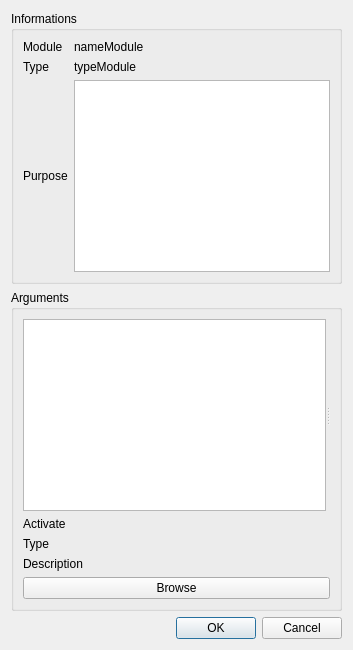
<?xml version="1.0" encoding="UTF-8"?>
<ui version="4.0">
 <class>applyModule</class>
 <widget class="QDialog" name="applyModule">
  <property name="sizePolicy">
   <sizepolicy hsizetype="Expanding" vsizetype="Expanding">
    <horstretch>0</horstretch>
    <verstretch>0</verstretch>
   </sizepolicy>
  </property>
  <property name="windowTitle">
   <string>Apply module</string>
  </property>
  <layout class="QVBoxLayout" name="verticalLayout">
   <item>
    <widget class="QGroupBox" name="infoContainer">
     <property name="title">
      <string>Informations</string>
     </property>
     <layout class="QGridLayout" name="gridLayout">
      <item row="0" column="0">
       <widget class="QLabel" name="label">
        <property name="text">
         <string>Module</string>
        </property>
       </widget>
      </item>
      <item row="0" column="1">
       <widget class="QLabel" name="nameModuleField">
        <property name="text">
         <string notr="true">nameModule</string>
        </property>
       </widget>
      </item>
      <item row="1" column="0">
       <widget class="QLabel" name="label_2">
        <property name="text">
         <string>Type</string>
        </property>
       </widget>
      </item>
      <item row="1" column="1">
       <widget class="QLabel" name="typeModuleField">
        <property name="text">
         <string notr="true">typeModule</string>
        </property>
       </widget>
      </item>
      <item row="2" column="0">
       <widget class="QLabel" name="label_3">
        <property name="text">
         <string>Purpose</string>
        </property>
       </widget>
      </item>
      <item row="2" column="1">
       <widget class="QTextEdit" name="textEdit">
        <property name="readOnly">
         <bool>true</bool>
        </property>
        <property name="html">
         <string notr="true">&lt;!DOCTYPE HTML PUBLIC &quot;-//W3C//DTD HTML 4.0//EN&quot; &quot;http://www.w3.org/TR/REC-html40/strict.dtd&quot;&gt;
&lt;html&gt;&lt;head&gt;&lt;meta name=&quot;qrichtext&quot; content=&quot;1&quot; /&gt;&lt;style type=&quot;text/css&quot;&gt;
p, li { white-space: pre-wrap; }
&lt;/style&gt;&lt;/head&gt;&lt;body style=&quot; font-family:'Sans Serif'; font-size:9pt; font-weight:400; font-style:normal;&quot;&gt;
&lt;table border=&quot;0&quot; style=&quot;-qt-table-type: root; margin-top:4px; margin-bottom:4px; margin-left:4px; margin-right:4px;&quot;&gt;
&lt;tr&gt;
&lt;td style=&quot;border: none;&quot;&gt;
&lt;p style=&quot;-qt-paragraph-type:empty; margin-top:0px; margin-bottom:0px; margin-left:0px; margin-right:0px; -qt-block-indent:0; text-indent:0px;&quot;&gt;&lt;/p&gt;
&lt;p style=&quot;-qt-paragraph-type:empty; margin-top:0px; margin-bottom:0px; margin-left:0px; margin-right:0px; -qt-block-indent:0; text-indent:0px;&quot;&gt;&lt;/p&gt;
&lt;p style=&quot;-qt-paragraph-type:empty; margin-top:0px; margin-bottom:0px; margin-left:0px; margin-right:0px; -qt-block-indent:0; text-indent:0px;&quot;&gt;&lt;/p&gt;
&lt;p style=&quot;-qt-paragraph-type:empty; margin-top:0px; margin-bottom:0px; margin-left:0px; margin-right:0px; -qt-block-indent:0; text-indent:0px;&quot;&gt;&lt;/p&gt;&lt;/td&gt;&lt;/tr&gt;&lt;/table&gt;&lt;/body&gt;&lt;/html&gt;</string>
        </property>
       </widget>
      </item>
     </layout>
    </widget>
   </item>
   <item>
    <widget class="QGroupBox" name="argumentsContainer">
     <property name="title">
      <string>Arguments</string>
     </property>
     <layout class="QVBoxLayout" name="verticalLayout_2">
      <item>
       <widget class="QSplitter" name="argsLayout">
        <property name="orientation">
         <enum>Qt::Horizontal</enum>
        </property>
        <widget class="QListWidget" name="listargs"/>
        <widget class="QStackedWidget" name="stackedargs"/>
       </widget>
      </item>
      <item>
       <widget class="QLabel" name="labActivate">
        <property name="text">
         <string>Activate</string>
        </property>
       </widget>
      </item>
      <item>
       <widget class="QLabel" name="labType">
        <property name="text">
         <string>Type</string>
        </property>
       </widget>
      </item>
      <item>
       <widget class="QLabel" name="labDescription">
        <property name="text">
         <string>Description</string>
        </property>
       </widget>
      </item>
      <item>
       <widget class="QPushButton" name="browseButton">
        <property name="toolTip">
         <string>Select evidence file</string>
        </property>
        <property name="statusTip">
         <string>There are missing arguments</string>
        </property>
        <property name="whatsThis">
         <string>This box is already open</string>
        </property>
        <property name="text">
         <string>Browse</string>
        </property>
       </widget>
      </item>
     </layout>
    </widget>
   </item>
   <item>
    <widget class="QDialogButtonBox" name="buttonBox">
     <property name="orientation">
      <enum>Qt::Horizontal</enum>
     </property>
     <property name="standardButtons">
      <set>QDialogButtonBox::Cancel|QDialogButtonBox::Ok</set>
     </property>
    </widget>
   </item>
  </layout>
 </widget>
 <resources/>
 <connections>
  <connection>
   <sender>buttonBox</sender>
   <signal>rejected()</signal>
   <receiver>applyModule</receiver>
   <slot>reject()</slot>
   <hints>
    <hint type="sourcelabel">
     <x>316</x>
     <y>260</y>
    </hint>
    <hint type="destinationlabel">
     <x>286</x>
     <y>274</y>
    </hint>
   </hints>
  </connection>
 </connections>
</ui>
